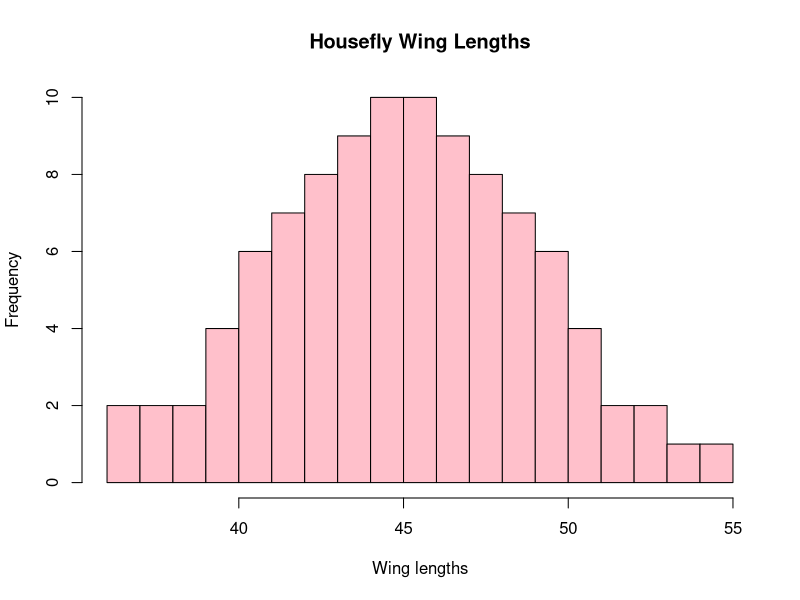
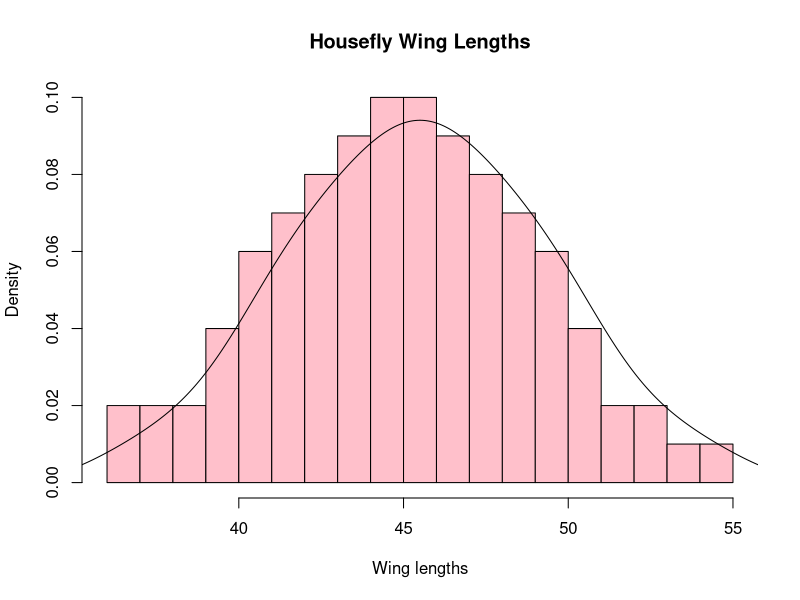

These charts were generated, in order, by the following R code:
#
#         Author: Dr Eugene O'Loughlin
#    Video Title: How To... Add a Curve to a Histogram in R
#   Video Number: #34
# Data File Used: 34_Data_File.csv
#
# Data source: Sokal & Hunter (1955)
#
# Read in data file
lengthWings <- read.csv(file = "34_Data_File.csv", 
                        header = TRUE,
                        sep = ",")
#
# Draw histogram with 20 bins
hist(lengthWings$Length, main = "Housefly Wing Lengths",
     xlab = "Wing lengths",
     col = "Pink", 20)
#
# Amend plot code
hist(lengthWings$Length, main = "Housefly Wing Lengths",
     xlab = "Wing lengths",
     col = "Pink", 20,
     prob = TRUE)
#
# Plot curve

lines(density(lengthWings$Length))
